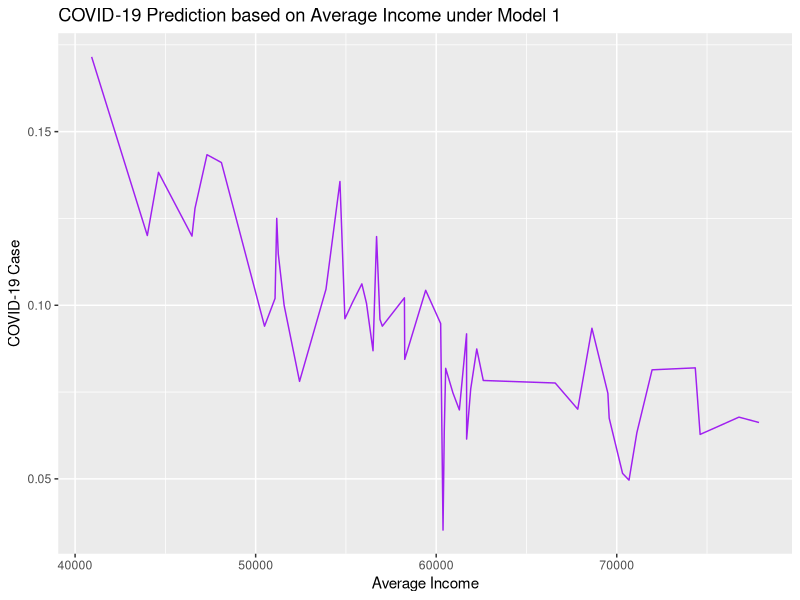
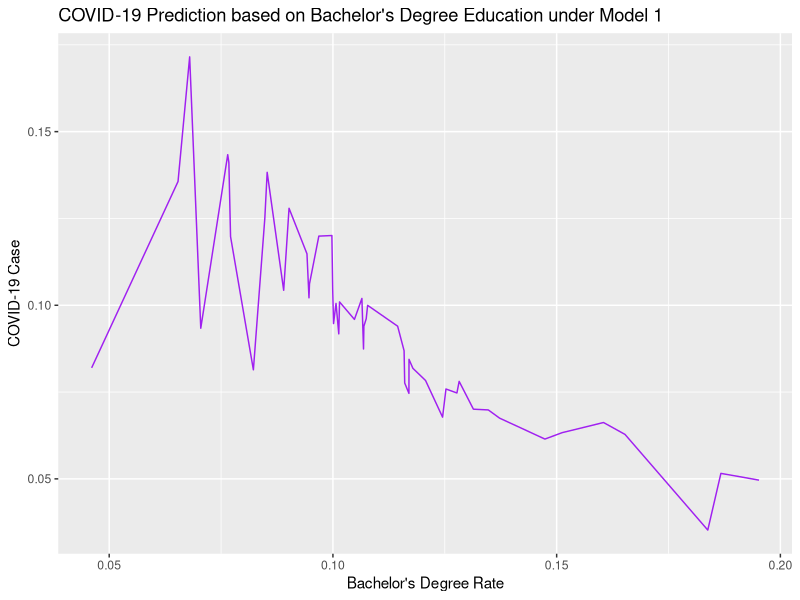

Source code (R) for these figures, in order:
## ---- chunk 1

library(tidyr)
library(dplyr)
library(magrittr)
library(ggplot2)
library(purrr)
library(modelr)
library(broom)
income <- read.csv("Data/household_median_income_2017.csv")
coronavirus <- read.csv("Data/State-Historical COVID-19.csv")
education <- read.csv("Data/Education-level by states 2019.csv")
state_abb <- read.csv("Data/state-code.csv")
state_abb = state_abb[state_abb$State != "District of Columbia", ]
## ---- chunk 2
# data cleaning
state = as.character(state_abb$State)
abb = as.character(state_abb$Code)
us_income = income[income$State %in% state, ]
covid = coronavirus[coronavirus$state %in% abb, ]
edu = education[education$NAME %in% state, ] 

# rename and select columns
names(state_abb)[names(state_abb) == "Code"] <- "state"

names(covid)[names(covid) == "totalTestResults"] <- "SumTest"
covid <- covid %>% select(state, positive, SumTest)

names(edu)[names(edu) == "NAME"] <- "State"
names(edu)[names(edu) == "Estimate..Total..AGE.BY.EDUCATIONAL.ATTAINMENT..Population.18.to.24.years"] <- "total_edu"
names(edu)[names(edu) == "Estimate..Total..AGE.BY.EDUCATIONAL.ATTAINMENT..Population.18.to.24.years..Bachelor.s.degree.or.higher"] <- "bchlor"
edu <- edu %>% select(State, total_edu, bchlor)

us_income = us_income[1:5]

# join
covid <- left_join(covid, state_abb, by = "state")
df <- left_join(edu, covid, by = "State") %>% 
  left_join(., us_income) %>% 
  subset(., select = -c(state, Abbrev)) %>%
  mutate(posi_percent = positive / SumTest) %>%
  mutate(avg_income = (X2014 + X2015 + X2016 + X2017) / 4) %>%
  mutate(bachlor_rate = bchlor / total_edu)
## ---- chunk 3
Model1 <-lm(posi_percent ~ avg_income + bachlor_rate + avg_income * bachlor_rate, data=df)
Sum_Model1 <- summary(Model1)
Sum_Model1
tidy(Model1)
glance(Model1)

Model2 <-lm(posi_percent ~ bachlor_rate, data=df)
Sum_Model2 <- summary(Model2)
Sum_Model2
tidy(Model2)
glance(Model2)

Model3 <-lm(posi_percent ~ avg_income, data=df)
Sum_Model3 <- summary(Model3)
Sum_Model3
tidy(Model3)
glance(Model3)

Model4 <-lm(posi_percent ~ avg_income + bachlor_rate, data=df)
Sum_Model4 <- summary(Model4)
Sum_Model4
tidy(Model4)
glance(Model4)
## ---- chunk 4
dfM1 <- df %>% add_predictions(Model1) %>% add_residuals(Model1)

dfM1 %>% ggplot(aes(avg_income,pred))+geom_line(col="Purple") + 
  labs(x="Average Income", y="COVID-19 Case") +
  ggtitle("COVID-19 Prediction based on Average Income under Model 1")

dfM1 %>% ggplot(aes(bachlor_rate,pred))+geom_line(col="Purple") +
  labs(x="Bachelor's Degree Rate", y="COVID-19 Case") +
  ggtitle("COVID-19 Prediction based on Bachelor's Degree Education under Model 1")

